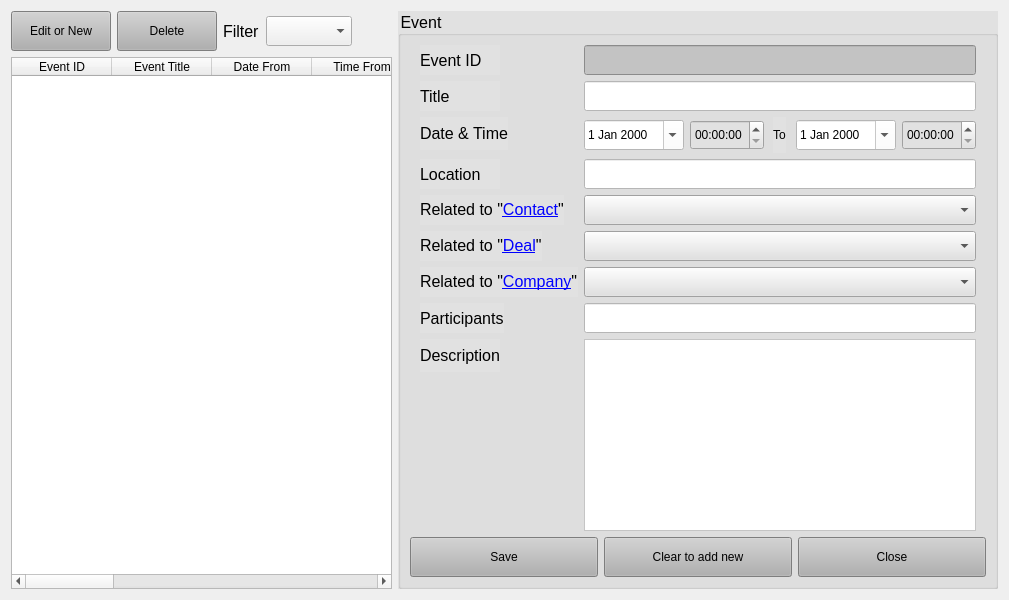
          <widget class="QWidget" name="Tab_11">
           <attribute name="title">
            <string>Events</string>
           </attribute>
           <layout class="QGridLayout" name="gridLayout_12">
            <item row="0" column="0">
             <layout class="QHBoxLayout" name="horizontalLayout_18">
              <item>
               <widget class="QPushButton" name="pushButton_27">
                <property name="minimumSize">
                 <size>
                  <width>100</width>
                  <height>40</height>
                 </size>
                </property>
                <property name="styleSheet">
                 <string notr="true">background-color: rgb(176, 176, 176);</string>
                </property>
                <property name="text">
                 <string>Edit or New</string>
                </property>
               </widget>
              </item>
              <item>
               <widget class="QPushButton" name="pushButton_30">
                <property name="minimumSize">
                 <size>
                  <width>100</width>
                  <height>40</height>
                 </size>
                </property>
                <property name="styleSheet">
                 <string notr="true">background-color: rgb(176, 176, 176);</string>
                </property>
                <property name="text">
                 <string>Delete</string>
                </property>
               </widget>
              </item>
              <item>
               <widget class="QLabel" name="label_105">
                <property name="font">
                 <font>
                  <pointsize>12</pointsize>
                 </font>
                </property>
                <property name="text">
                 <string>Filter</string>
                </property>
               </widget>
              </item>
              <item>
               <widget class="QComboBox" name="comboBox_25">
                <property name="minimumSize">
                 <size>
                  <width>0</width>
                  <height>30</height>
                 </size>
                </property>
                <property name="font">
                 <font>
                  <pointsize>12</pointsize>
                 </font>
                </property>
               </widget>
              </item>
              <item>
               <spacer name="horizontalSpacer_15">
                <property name="orientation">
                 <enum>Qt::Horizontal</enum>
                </property>
                <property name="sizeHint" stdset="0">
                 <size>
                  <width>40</width>
                  <height>20</height>
                 </size>
                </property>
               </spacer>
              </item>
             </layout>
            </item>
            <item row="0" column="1" rowspan="2">
             <widget class="QGroupBox" name="groupBox_6">
              <property name="minimumSize">
               <size>
                <width>0</width>
                <height>0</height>
               </size>
              </property>
              <property name="maximumSize">
               <size>
                <width>600</width>
                <height>16777215</height>
               </size>
              </property>
              <property name="font">
               <font>
                <family>Segoe UI</family>
                <pointsize>12</pointsize>
               </font>
              </property>
              <property name="styleSheet">
               <string notr="true">background-color: rgb(225, 225, 225);</string>
              </property>
              <property name="title">
               <string>Event</string>
              </property>
              <layout class="QVBoxLayout" name="verticalLayout_16">
               <item>
                <layout class="QFormLayout" name="formLayout_2">
                 <property name="leftMargin">
                  <number>10</number>
                 </property>
                 <property name="rightMargin">
                  <number>10</number>
                 </property>
                 <item row="0" column="0">
                  <widget class="QLabel" name="label_26">
                   <property name="sizePolicy">
                    <sizepolicy hsizetype="Preferred" vsizetype="Preferred">
                     <horstretch>80</horstretch>
                     <verstretch>0</verstretch>
                    </sizepolicy>
                   </property>
                   <property name="minimumSize">
                    <size>
                     <width>80</width>
                     <height>30</height>
                    </size>
                   </property>
                   <property name="font">
                    <font>
                     <family>Segoe UI</family>
                     <pointsize>12</pointsize>
                    </font>
                   </property>
                   <property name="text">
                    <string>Event ID</string>
                   </property>
                  </widget>
                 </item>
                 <item row="0" column="1">
                  <widget class="QLineEdit" name="lineEdit_17">
                   <property name="minimumSize">
                    <size>
                     <width>0</width>
                     <height>30</height>
                    </size>
                   </property>
                   <property name="styleSheet">
                    <string notr="true">background-color: rgb(195, 195, 195);</string>
                   </property>
                   <property name="readOnly">
                    <bool>true</bool>
                   </property>
                  </widget>
                 </item>
                 <item row="1" column="0">
                  <widget class="QLabel" name="label_30">
                   <property name="sizePolicy">
                    <sizepolicy hsizetype="Preferred" vsizetype="Preferred">
                     <horstretch>80</horstretch>
                     <verstretch>0</verstretch>
                    </sizepolicy>
                   </property>
                   <property name="minimumSize">
                    <size>
                     <width>80</width>
                     <height>30</height>
                    </size>
                   </property>
                   <property name="font">
                    <font>
                     <family>Segoe UI</family>
                     <pointsize>12</pointsize>
                    </font>
                   </property>
                   <property name="text">
                    <string>Title</string>
                   </property>
                  </widget>
                 </item>
                 <item row="1" column="1">
                  <widget class="QLineEdit" name="lineEdit_21">
                   <property name="minimumSize">
                    <size>
                     <width>0</width>
                     <height>30</height>
                    </size>
                   </property>
                   <property name="styleSheet">
                    <string notr="true">background-color: rgb(255, 255, 255);</string>
                   </property>
                  </widget>
                 </item>
                 <item row="2" column="0">
                  <widget class="QLabel" name="label_35">
                   <property name="sizePolicy">
                    <sizepolicy hsizetype="Preferred" vsizetype="Preferred">
                     <horstretch>80</horstretch>
                     <verstretch>0</verstretch>
                    </sizepolicy>
                   </property>
                   <property name="minimumSize">
                    <size>
                     <width>80</width>
                     <height>0</height>
                    </size>
                   </property>
                   <property name="font">
                    <font>
                     <family>Segoe UI</family>
                     <pointsize>12</pointsize>
                    </font>
                   </property>
                   <property name="text">
                    <string>Date &amp; Time</string>
                   </property>
                  </widget>
                 </item>
                 <item row="2" column="1">
                  <layout class="QHBoxLayout" name="horizontalLayout_14">
                   <item>
                    <widget class="QDateEdit" name="dateEdit_6">
                     <property name="minimumSize">
                      <size>
                       <width>100</width>
                       <height>30</height>
                      </size>
                     </property>
                     <property name="maximumSize">
                      <size>
                       <width>30</width>
                       <height>16777215</height>
                      </size>
                     </property>
                     <property name="styleSheet">
                      <string notr="true">background-color: rgb(255, 255, 255);</string>
                     </property>
                     <property name="calendarPopup">
                      <bool>true</bool>
                     </property>
                    </widget>
                   </item>
                   <item>
                    <widget class="QTimeEdit" name="timeEdit_2">
                     <property name="minimumSize">
                      <size>
                       <width>0</width>
                       <height>30</height>
                      </size>
                     </property>
                    </widget>
                   </item>
                   <item>
                    <spacer name="horizontalSpacer_7">
                     <property name="orientation">
                      <enum>Qt::Horizontal</enum>
                     </property>
                     <property name="sizeHint" stdset="0">
                      <size>
                       <width>13</width>
                       <height>36</height>
                      </size>
                     </property>
                    </spacer>
                   </item>
                   <item>
                    <widget class="QLabel" name="label_4">
                     <property name="text">
                      <string>To</string>
                     </property>
                    </widget>
                   </item>
                   <item>
                    <spacer name="horizontalSpacer_4">
                     <property name="orientation">
                      <enum>Qt::Horizontal</enum>
                     </property>
                     <property name="sizeHint" stdset="0">
                      <size>
                       <width>13</width>
                       <height>36</height>
                      </size>
                     </property>
                    </spacer>
                   </item>
                   <item>
                    <widget class="QDateEdit" name="dateEdit_2">
                     <property name="minimumSize">
                      <size>
                       <width>100</width>
                       <height>30</height>
                      </size>
                     </property>
                     <property name="maximumSize">
                      <size>
                       <width>30</width>
                       <height>16777215</height>
                      </size>
                     </property>
                     <property name="styleSheet">
                      <string notr="true">background-color: rgb(255, 255, 255);
</string>
                     </property>
                     <property name="calendarPopup">
                      <bool>true</bool>
                     </property>
                    </widget>
                   </item>
                   <item>
                    <widget class="QTimeEdit" name="timeEdit_3">
                     <property name="minimumSize">
                      <size>
                       <width>0</width>
                       <height>30</height>
                      </size>
                     </property>
                    </widget>
                   </item>
                  </layout>
                 </item>
                 <item row="3" column="0">
                  <widget class="QLabel" name="label_61">
                   <property name="sizePolicy">
                    <sizepolicy hsizetype="Preferred" vsizetype="Preferred">
                     <horstretch>80</horstretch>
                     <verstretch>0</verstretch>
                    </sizepolicy>
                   </property>
                   <property name="minimumSize">
                    <size>
                     <width>80</width>
                     <height>30</height>
                    </size>
                   </property>
                   <property name="font">
                    <font>
                     <family>Segoe UI</family>
                     <pointsize>12</pointsize>
                    </font>
                   </property>
                   <property name="text">
                    <string>Location</string>
                   </property>
                  </widget>
                 </item>
                 <item row="3" column="1">
                  <widget class="QLineEdit" name="lineEdit_38">
                   <property name="minimumSize">
                    <size>
                     <width>0</width>
                     <height>30</height>
                    </size>
                   </property>
                   <property name="styleSheet">
                    <string notr="true">background-color: rgb(255, 255, 255);</string>
                   </property>
                  </widget>
                 </item>
                 <item row="4" column="0">
                  <widget class="QLabel" name="label_37">
                   <property name="sizePolicy">
                    <sizepolicy hsizetype="Preferred" vsizetype="Preferred">
                     <horstretch>80</horstretch>
                     <verstretch>0</verstretch>
                    </sizepolicy>
                   </property>
                   <property name="minimumSize">
                    <size>
                     <width>80</width>
                     <height>0</height>
                    </size>
                   </property>
                   <property name="font">
                    <font>
                     <family>Segoe UI</family>
                     <pointsize>12</pointsize>
                    </font>
                   </property>
                   <property name="text">
                    <string>Related to &quot;&lt;a href='#'&gt;Contact&lt;/a&gt;&quot;</string>
                   </property>
                  </widget>
                 </item>
                 <item row="4" column="1">
                  <widget class="QComboBox" name="comboBox_19">
                   <property name="minimumSize">
                    <size>
                     <width>0</width>
                     <height>30</height>
                    </size>
                   </property>
                  </widget>
                 </item>
                 <item row="5" column="0">
                  <widget class="QLabel" name="label_99">
                   <property name="font">
                    <font>
                     <family>Segoe UI</family>
                     <pointsize>12</pointsize>
                    </font>
                   </property>
                   <property name="text">
                    <string>Related to &quot;&lt;a href='#'&gt;Deal&lt;/a&gt;&quot;</string>
                   </property>
                  </widget>
                 </item>
                 <item row="5" column="1">
                  <widget class="QComboBox" name="comboBox_20">
                   <property name="minimumSize">
                    <size>
                     <width>0</width>
                     <height>30</height>
                    </size>
                   </property>
                  </widget>
                 </item>
                 <item row="6" column="0">
                  <widget class="QLabel" name="label_100">
                   <property name="font">
                    <font>
                     <family>Segoe UI</family>
                     <pointsize>12</pointsize>
                    </font>
                   </property>
                   <property name="text">
                    <string>Related to &quot;&lt;a href='#'&gt;Company&lt;/a&gt;&quot;</string>
                   </property>
                  </widget>
                 </item>
                 <item row="6" column="1">
                  <widget class="QComboBox" name="comboBox_21">
                   <property name="minimumSize">
                    <size>
                     <width>0</width>
                     <height>30</height>
                    </size>
                   </property>
                  </widget>
                 </item>
                 <item row="7" column="0">
                  <widget class="QLabel" name="label_38">
                   <property name="sizePolicy">
                    <sizepolicy hsizetype="Preferred" vsizetype="Preferred">
                     <horstretch>80</horstretch>
                     <verstretch>0</verstretch>
                    </sizepolicy>
                   </property>
                   <property name="minimumSize">
                    <size>
                     <width>80</width>
                     <height>30</height>
                    </size>
                   </property>
                   <property name="font">
                    <font>
                     <family>Segoe UI</family>
                     <pointsize>12</pointsize>
                    </font>
                   </property>
                   <property name="text">
                    <string>Participants</string>
                   </property>
                  </widget>
                 </item>
                 <item row="7" column="1">
                  <widget class="QLineEdit" name="lineEdit_42">
                   <property name="minimumSize">
                    <size>
                     <width>0</width>
                     <height>30</height>
                    </size>
                   </property>
                   <property name="styleSheet">
                    <string notr="true">background-color: rgb(255, 255, 255);</string>
                   </property>
                  </widget>
                 </item>
                 <item row="8" column="0">
                  <widget class="QLabel" name="label_39">
                   <property name="sizePolicy">
                    <sizepolicy hsizetype="Preferred" vsizetype="Preferred">
                     <horstretch>80</horstretch>
                     <verstretch>0</verstretch>
                    </sizepolicy>
                   </property>
                   <property name="minimumSize">
                    <size>
                     <width>80</width>
                     <height>0</height>
                    </size>
                   </property>
                   <property name="font">
                    <font>
                     <family>Segoe UI</family>
                     <pointsize>12</pointsize>
                    </font>
                   </property>
                   <property name="text">
                    <string>Description</string>
                   </property>
                  </widget>
                 </item>
                 <item row="8" column="1">
                  <widget class="QPlainTextEdit" name="plainTextEdit_3">
                   <property name="styleSheet">
                    <string notr="true">background-color: rgb(255, 255, 255);</string>
                   </property>
                  </widget>
                 </item>
                </layout>
               </item>
               <item>
                <layout class="QHBoxLayout" name="horizontalLayout_12">
                 <item>
                  <widget class="QPushButton" name="pushButton_13">
                   <property name="sizePolicy">
                    <sizepolicy hsizetype="Minimum" vsizetype="Preferred">
                     <horstretch>0</horstretch>
                     <verstretch>0</verstretch>
                    </sizepolicy>
                   </property>
                   <property name="minimumSize">
                    <size>
                     <width>0</width>
                     <height>40</height>
                    </size>
                   </property>
                   <property name="styleSheet">
                    <string notr="true">background-color: rgb(176, 176, 176);</string>
                   </property>
                   <property name="text">
                    <string>Save</string>
                   </property>
                  </widget>
                 </item>
                 <item>
                  <widget class="QPushButton" name="pushButton_28">
                   <property name="sizePolicy">
                    <sizepolicy hsizetype="Minimum" vsizetype="Preferred">
                     <horstretch>0</horstretch>
                     <verstretch>0</verstretch>
                    </sizepolicy>
                   </property>
                   <property name="minimumSize">
                    <size>
                     <width>0</width>
                     <height>40</height>
                    </size>
                   </property>
                   <property name="styleSheet">
                    <string notr="true">background-color: rgb(176, 176, 176);</string>
                   </property>
                   <property name="text">
                    <string>Clear to add new</string>
                   </property>
                  </widget>
                 </item>
                 <item>
                  <widget class="QPushButton" name="pushButton_29">
                   <property name="sizePolicy">
                    <sizepolicy hsizetype="Minimum" vsizetype="Preferred">
                     <horstretch>0</horstretch>
                     <verstretch>0</verstretch>
                    </sizepolicy>
                   </property>
                   <property name="minimumSize">
                    <size>
                     <width>0</width>
                     <height>40</height>
                    </size>
                   </property>
                   <property name="styleSheet">
                    <string notr="true">background-color: rgb(176, 176, 176);</string>
                   </property>
                   <property name="text">
                    <string>Close</string>
                   </property>
                  </widget>
                 </item>
                </layout>
               </item>
              </layout>
             </widget>
            </item>
            <item row="1" column="0">
             <widget class="QTableWidget" name="tableWidget_11">
              <property name="styleSheet">
               <string notr="true">QScrollBar::handle:horizontal{background-color: rgb(176, 176, 176)}\</string>
              </property>
              <property name="editTriggers">
               <set>QAbstractItemView::NoEditTriggers</set>
              </property>
              <property name="selectionBehavior">
               <enum>QAbstractItemView::SelectRows</enum>
              </property>
              <attribute name="verticalHeaderVisible">
               <bool>false</bool>
              </attribute>
              <column>
               <property name="text">
                <string>Event ID</string>
               </property>
              </column>
              <column>
               <property name="text">
                <string>Event Title</string>
               </property>
              </column>
              <column>
               <property name="text">
                <string>Date From</string>
               </property>
              </column>
              <column>
               <property name="text">
                <string>Time From</string>
               </property>
              </column>
              <column>
               <property name="text">
                <string>Date To</string>
               </property>
              </column>
              <column>
               <property name="text">
                <string>Time To</string>
               </property>
              </column>
              <column>
               <property name="text">
                <string>Location</string>
               </property>
              </column>
              <column>
               <property name="text">
                <string>Related To Contact</string>
               </property>
              </column>
              <column>
               <property name="text">
                <string>Related To Deal</string>
               </property>
              </column>
              <column>
               <property name="text">
                <string>Related To Company</string>
               </property>
              </column>
              <column>
               <property name="text">
                <string>Participants</string>
               </property>
              </column>
              <column>
               <property name="text">
                <string>Description</string>
               </property>
              </column>
             </widget>
            </item>
           </layout>
          </widget>
